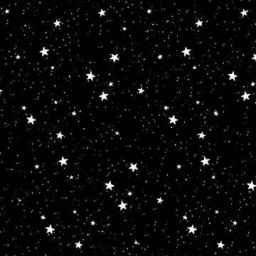
#> input picture Resources/yildiz.jpg, 256 x 256 px
$ python morfolojikIslemler.py
#> lines starting #> are read from the running program, lines starting #| are printed output that depends on the picture; after the words box and inside, x2 and y2 are one past the last pixel; in counts of white or black regions, pixels touching at a corner belong together
import cv2 as cv
import numpy as np
from skimage.util import random_noise

image = cv.imread("../Resources/yildiz.jpg",0)
#> image is the input picture: shape (256, 256); min 0, max 255, mean 9.8

ret, esik_image = cv.threshold(image, 80, 255, cv.THRESH_BINARY)
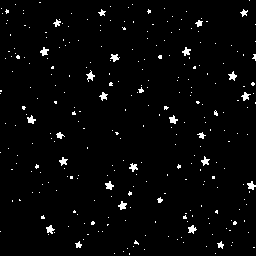
#> esik_image: shape (256, 256); 2.5% white; 282 white regions (255 under 20 px), largest, box (x1, y1, x2, y2) and area: (86, 70, 95, 82) 46, (105, 181, 114, 190) 46, (247, 181, 256, 190) 46
noise_img = random_noise(esik_image , mode="s&p" ,  amount=0.1)
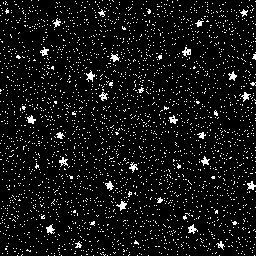
#> noise_img: shape (256, 256) float64; values 0 (black) and 1 (white), 7.2% white in thin lines or dots
#eklenecek gürültü sayısı , eklenecek gürültü pixeli sayısı
#0.1 kadar gürültü ekle büyükçe daha bozuk bir gürültü olur
noise_img = np.array(255*noise_img, dtype="uint8")
#> noise_img: shape (256, 256); 7.2% white in thin lines or dots
cv.imshow("Gurultulu giris goruntusu",noise_img)

kernel = np.ones((2, 2), dtype=np.uint8)
kernel2 = np.ones((5, 5), dtype=np.uint8)

erode_result = cv.erode(esik_image, kernel, iterations=1)
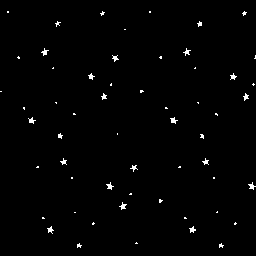
#> erode_result: shape (256, 256); 1.1% white in thin lines or dots
dilate_result = cv.dilate(esik_image, kernel , iterations=1)
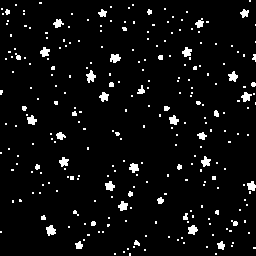
#> dilate_result: shape (256, 256); 4.8% white; 269 white regions (223 under 20 px), largest, box (x1, y1, x2, y2) and area: (46, 225, 56, 236) 74, (86, 70, 96, 83) 73, (110, 54, 121, 63) 71
opening = cv.morphologyEx(noise_img.astype(np.float32),cv.MORPH_OPEN,kernel)
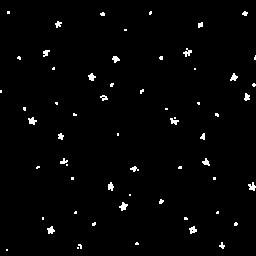
#> opening: shape (256, 256) float32; 1.7% white in thin lines or dots
#Açılma da önce erozyon sonra dilation uygulanır
closing = cv.morphologyEx(noise_img.astype(np.float32),cv.MORPH_CLOSE,kernel2)
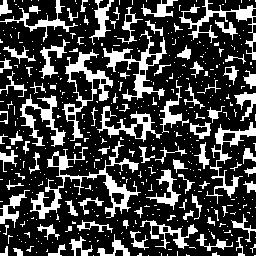
#> closing: shape (256, 256) float32; 25.4% white; 462 white regions (368 under 20 px), largest, box (x1, y1, x2, y2) and area: (30, 141, 141, 219) 1662, (62, 49, 113, 141) 1048, (103, 30, 167, 101) 1035
#Kapatmada önce dilation(genişleme) sonra erozyon olur .
#closing üstüne erozyon yaptır !!!! Bak bakalım neler olacak kernel boyutunu değiştir düzelt bakalım nolacak
new_image = cv.erode(closing,kernel2,iterations=5)
#> new_image: shape (256, 256) float32; every value is 0
cv.imshow("Original Baby", image)
cv.imshow("Esiklenen Goruntu", esik_image)
cv.imshow("Erozyonlu Esikli Goruntu",erode_result)
cv.imshow("Dilation Uygulanmis" , dilate_result)
cv.imshow("Acilma Uygulanmis Resim" , opening)
cv.imshow("Kapanma Uygulanmis Resim" , closing)
cv.waitKey()
